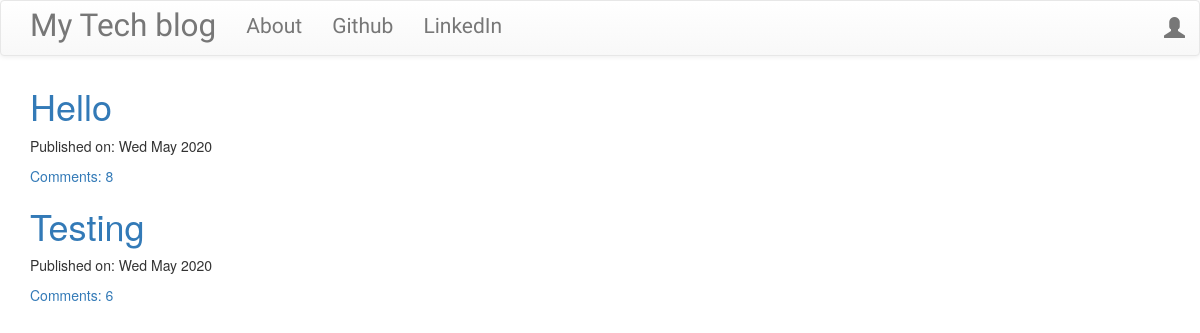
The page / on the database its author committed.
### blog/models.py (models this page shows, shortened)
class Post(models.Model):
    author=models.ForeignKey('auth.User')
    title=models.CharField(max_length=200)
    text=models.TextField()
    created_date=models.DateTimeField(default=timezone.now)
    published_date=models.DateTimeField(blank=True,null=True)
    def approve_comments(self):
        return self.comments.filter(approve_comment=True)

### blog/views.py (the view)
# urls.py: url(r'^$', views.PostListView.as_view(), name='post_list'),
class PostListView(ListView):
    model=Post
    def get_queryset(self):
        return Post.objects.filter(published_date__lte=timezone.now()).order_by('-published_date')

### blog/templates/blog/post_list.html
{% extends 'blog/base.html' %}
{% block content %}
<div class="centerstage">
    {% for post in post_list %}
        <div class="post">
            <h1><a href="{% url 'post_detail' pk=post.pk %}">{{ post.title }}</a></h1>
            <div class="date">
                <p>Published on: {{ post.published_date|date:"D M Y"}}</p>
            </div>
            <a href="{% url 'post_detail' pk=post.pk %}">Comments: {{ post.approve_comments.count }}</a>
        </div>
    {% endfor %}
</div>
{% endblock %}

### blog/static/css/blog.css (style rules this page uses)
.centerstage { margin-left: auto; margin-right: auto; }
.loader { filter:hue-rotate(0deg); color: linear-gradient(45deg,#0f8,#08f); animation:hue 5000ms infinite linear; }

### rows shown on the page
Post: title "Hello", published_date "Wed May 2020", approve_comments.count "8"
Post: title "Testing", published_date "Wed May 2020", approve_comments.count "6"
